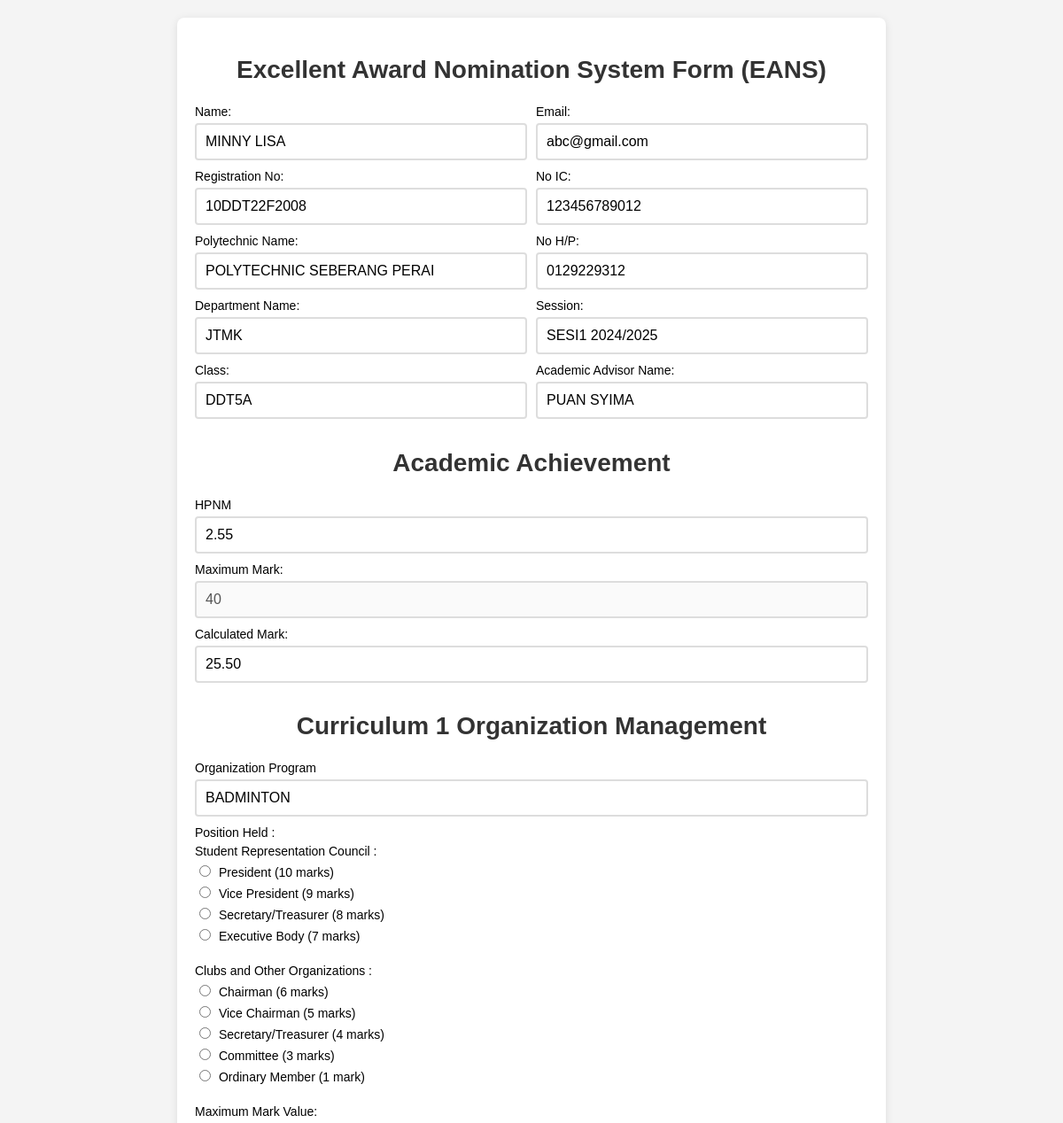
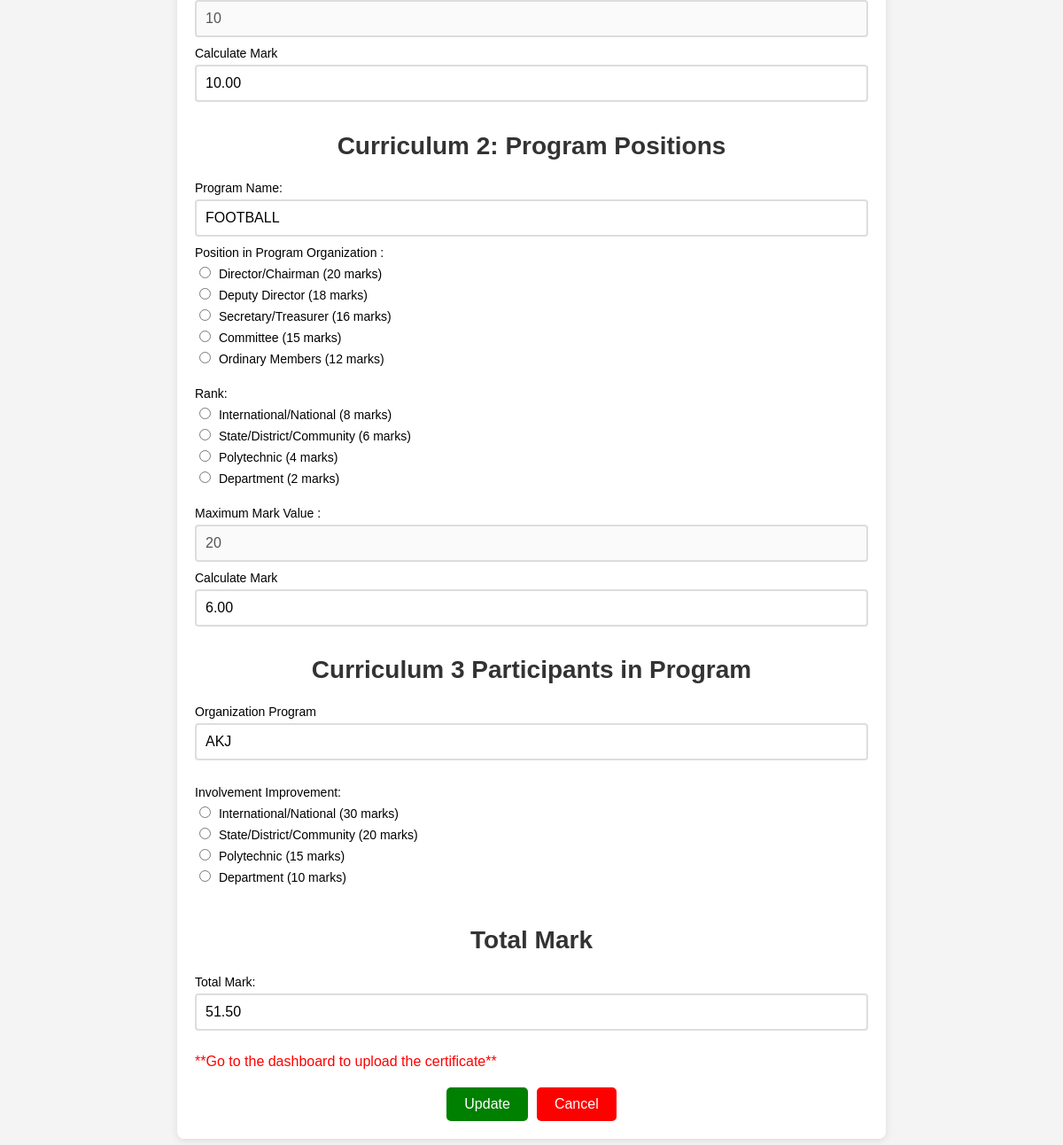
Page /edit.php?id=197 on the committed database (2 pictures, top to bottom).
### tables this page shows
CREATE TABLE `scoring` (
  `id` int(11) NOT NULL,
  `name` varchar(100) NOT NULL,
  `created_at` timestamp NOT NULL DEFAULT current_timestamp() ON UPDATE current_timestamp(),
  `reg_no` varchar(50) NOT NULL,
  `poly_name` varchar(100) NOT NULL,
  `dept_name` varchar(50) NOT NULL,
  `class` varchar(50) NOT NULL,
  `email` varchar(100) NOT NULL,
  `ic_no` varchar(20) NOT NULL,
  `phone_no` varchar(20) NOT NULL,
  `session` varchar(50) NOT NULL,
  `advisor_name` varchar(100) NOT NULL,
  `hpnm` decimal(4,2) NOT NULL,
  `calculated_mark` decimal(5,2) NOT NULL,
  `org_program` varchar(255) NOT NULL,
  `calculate1_mark` decimal(5,2) NOT NULL,
  `program_name` varchar(255) NOT NULL,
  `calculate2_mark` decimal(5,2) NOT NULL,
  `program_name3` varchar(255) NOT NULL,
  `calculate_k3_mark` decimal(5,2) NOT NULL,
  `image` varchar(255) NOT NULL,
  `uploaded_file` varchar(255) NOT NULL,
  `total_mark` decimal(5,2) NOT NULL,
  `status` enum('pending','approved','rejected') NOT NULL DEFAULT 'pending'
);

### edit.php (the view, shortened to what this page needs)
<?php
include 'scoring_conn.php';
if (isset($_GET['id'])) {
    $id = $_GET['id'];
    $sql = "SELECT * FROM scoring WHERE id = ?";
    $stmt = $connection->prepare($sql);
    $stmt->bind_param("i", $id);
    $stmt->execute();
    $result = $stmt->get_result();
    if ($result->num_rows == 1) {
        $row = $result->fetch_assoc();
    } else {
        echo "Record not found.";
        exit;
    }
} else {
    echo "Invalid ID.";
    exit;
}
?>
<!DOCTYPE html>
<html lang="en">
<head>
    <link rel="stylesheet" href="scoring.css">
</head>
<body>
    <div class="container">
        <h2>Excellent Award Nomination System Form (EANS)</h2>
        <form action="update.php" method="POST" id="eans-form">
            <div class="form-row">
                <div class="form-column-left">
                    <label>Name:</label>
                    <input type="text" name="name" value="<?php echo htmlspecialchars($row['name']); ?>" required><br>
                    <label>Registration No:</label>
                    <input type="text" name="reg_no" value="<?php echo htmlspecialchars($row['reg_no']); ?>" required><br>
                    <label>Polytechnic Name:</label>
                    <input type="text" name="poly_name" value="<?php echo htmlspecialchars($row['poly_name']); ?>" required><br>
                    <label>Department Name:</label>
                    <input type="text" name="dept_name" value="<?php echo htmlspecialchars($row['dept_name']); ?>" required><br>
                    <label>Class:</label>
                    <input type="text" name="class" value="<?php echo htmlspecialchars($row['class']); ?>" required><br>
                </div>
                <div class="form-column-right">
                    <label>Email:</label>
                    <input type="email" name="email" value="<?php echo htmlspecialchars($row['email']); ?>" required><br>
                    <label>No IC:</label>
                    <input type="text" name="ic_no" value="<?php echo htmlspecialchars($row['ic_no']); ?>" required><br>
                    <label>No H/P:</label>
                    <input type="text" name="phone_no" value="<?php echo htmlspecialchars($row['phone_no']); ?>" required><br>
                    <label>Session:</label>
                    <input type="text" name="session" value="<?php echo htmlspecialchars($row['session']); ?>" required><br>
                    <label>Academic Advisor Name:</label>
                    <input type="text" name="advisor_name" value="<?php echo htmlspecialchars($row['advisor_name']); ?>" required><br>
                </div>
            </div>
<h2>Academic Achievement</h2>
<label for="hpnm">HPNM</label>
<input type="number" id="hpnm" name="hpnm" min="0" max="4" step="0.01" oninput="calculateMark()" value="<?php echo htmlspecialchars($row['hpnm']); ?>" required><br>
<label>Maximum Mark:</label>
<input type="number" id="max_mark" name="max_mark" value="40" disabled><br>
<label>Calculated Mark:</label>
<input type="number" id="calculated_mark" name="calculated_mark" readonly value="<?php echo htmlspecialchars($row['calculated_mark']); ?>"><br>
<h2 class="Curriculum-title">Curriculum 1 Organization Management</h2>
<div class="form-row-center">
    <label for="org_program">Organization Program</label>
    <input type="text" id="org_program" name="org_program" value="<?php echo htmlspecialchars($row['org_program']); ?>" required>
</div>
<label for="position_held">Position Held :</label>
<div>
    <label for="student_rep_council">Student Representation Council :</label>
    <div>
        <label style="font-weight: normal; margin-right: 10px;">
            <input type="radio" name="position" value="10" <?php if (isset($row['position']) && $row['position'] == 10) echo 'checked'; ?> required onchange="updateCalculatedMark()"> President (10 marks)
        </label>
        <label style="font-weight: normal; margin-right: 10px;">
            <input type="radio" name="position" value="9" <?php if (isset($row['position']) && $row['position'] == 9) echo 'checked'; ?> onchange="updateCalculatedMark()"> Vice President (9 marks)
        </label>
        <label style="font-weight: normal; margin-right: 10px;">
            <input type="radio" name="position" value="8" <?php if (isset($row['position']) && $row['position'] == 8) echo 'checked'; ?> onchange="updateCalculatedMark()"> Secretary/Treasurer (8 marks)
        </label>
        <label style="font-weight: normal; margin-right: 10px;">
            <input type="radio" name="position" value="7" <?php if (isset($row['position']) && $row['position'] == 7) echo 'checked'; ?> onchange="updateCalculatedMark()"> Executive Body (7 marks)
        </label>
        <br>
    </div>
    <label for="clubs_org">Clubs and Other Organizations :</label>
    <div>
        <label style="font-weight: normal; margin-right: 10px;">
            <input type="radio" name="position" value="6" <?php if (isset($row['position']) && $row['position'] == 6) echo 'checked'; ?> required onchange="updateCalculatedMark()"> Chairman (6 marks)
        </label>
        <label style="font-weight: normal; margin-right: 10px;">
            <input type="radio" name="position" value="5" <?php if (isset($row['position']) && $row['position'] == 5) echo 'checked'; ?> onchange="updateCalculatedMark()"> Vice Chairman (5 marks)
        </label>
        <label style="font-weight: normal; margin-right: 10px;">
            <input type="radio" name="position" value="4" <?php if (isset($row['position']) && $row['position'] == 4) echo 'checked'; ?> onchange="updateCalculatedMark()"> Secretary/Treasurer (4 marks)
        </label>
        <label style="font-weight: normal; margin-right: 10px;">
            <input type="radio" name="position" value="3" <?php if (isset($row['position']) && $row['position'] == 3) echo 'checked'; ?> onchange="updateCalculatedMark()"> Committee (3 marks)
        </label>
        <label style="font-weight: normal; margin-right: 10px;">
            <input type="radio" name="position" value="1" <?php if (isset($row['position']) && $row['position'] == 1) echo 'checked'; ?> onchange="updateCalculatedMark()"> Ordinary Member (1 mark)
        </label>
        <br>
    </div>
</div>
<div class="form-row-center">
    <label for="total_max_mark">Maximum Mark Value:</label>
    <input type="number" id="total_max_mark" name="total_max_mark" value="10" disabled>
</div>
<div class="form-row-center">
    <label for="calculate1_mark">Calculate Mark</label>
    <input type="number" id="calculate1_mark" name="calculate1_mark" readonly value="<?php echo htmlspecialchars($row['calculate1_mark']); ?>">
</div>
<h2>Curriculum 2: Program Positions</h2>
<label>Program Name:</label>
<input type="text" name="program_name" value="<?php echo htmlspecialchars($row['program_name']); ?>" required><br>
<label for="program_org" id="program_org-label">Position in Program Organization :</label>
<div>
    <label style="font-weight: normal; margin-right: 10px;">
        <input type="radio" name="combined_selection" value="20" <?php if (isset($row['combined_selection']) && $row['combined_selection'] == 20) echo 'checked'; ?> required onchange="rankCalculatedMark()">
        <span id="position_director">Director/Chairman</span> (20 marks)
    </label>
    <label style="font-weight: normal; margin-right: 10px;">
        <input type="radio" name="combined_selection" value="18" <?php if (isset($row['combined_selection']) && $row['combined_selection'] == 18) echo 'checked'; ?> onchange="rankCalculatedMark()">
        <span id="position_deputy">Deputy Director</span> (18 marks)
    </label>
    <label style="font-weight: normal; margin-right: 10px;">
        <input type="radio" name="combined_selection" value="16" <?php if (isset($row['combined_selection']) && $row['combined_selection'] == 16) echo 'checked'; ?> onchange="rankCalculatedMark()">
        <span id="position_secretary">Secretary/Treasurer</span> (16 marks)
    </label>
    <label style="font-weight: normal; margin-right: 10px;">
        <input type="radio" name="combined_selection" value="15" <?php if (isset($row['combined_selection']) && $row['combined_selection'] == 15) echo 'checked'; ?> onchange="rankCalculatedMark()">
        <span id="position_committee"> Committee </span> (15 marks)
    </label>
    <label style="font-weight: normal; margin-right: 10px;">
        <input type="radio" name="combined_selection" value="12" <?php if (isset($row['combined_selection']) && $row['combined_selection'] == 12) echo 'checked'; ?> onchange="rankCalculatedMark()">
        <span id="position_member"> Ordinary Members</span> (12 marks)
    </label>
</div>
<br>
<div class="form-row-center">
    <label id="rank-label">Rank:</label>
    <div>
        <label style="font-weight: normal; margin-right: 10px;">
            <input type="radio" name="combined_selection" value="8" <?php if (isset($row['combined_selection']) && $row['combined_selection'] == 8) echo 'checked'; ?> required onchange="rankCalculatedMark()">
            <span id="rank_international">International/National</span> (8 marks)
        </label>
        <label style="font-weight: normal; margin-right: 10px;">
            <input type="radio" name="combined_selection" value="6" <?php if (isset($row['combined_selection']) && $row['combined_selection'] == 6) echo 'checked'; ?> onchange="rankCalculatedMark()">
            <span id="rank_state">State/District/Community</span> (6 marks)
        </label>
        <label style="font-weight: normal; margin-right: 10px;">
            <input type="radio" name="combined_selection" value="4" <?php if (isset($row['combined_selection']) && $row['combined_selection'] == 4) echo 'checked'; ?> onchange="rankCalculatedMark()">
            <span id="rank_polytechnic">Polytechnic</span> (4 marks)
        </label>
        <label style="font-weight: normal; margin-right: 10px;">
            <input type="radio" name="combined_selection" value="2" <?php if (isset($row['combined_selection']) && $row['combined_selection'] == 2) echo 'checked'; ?> onchange="rankCalculatedMark()">
            <span id="rank_department">Department</span> (2 marks)
        </label>
    </div>
</div>
<br>
<div class="form-row-center">
    <label for="rank_max_mark" id="rank_max_mark-label">Maximum Mark Value :</label>
    <input type="number" id="rank_max_mark" name="rank_max_mark" value="20" disabled>
</div>
<div class="form-row-center">
    <label for="calculate2_mark" id="calculate2_mark-label">Calculate Mark</label>
    <input type="number" id="calculate2_mark" name="calculate2_mark" readonly value="<?php echo htmlspecialchars($row['calculate2_mark']); ?>">
</div>
<h2 class="Curriculum3-title" id="curriculum3-title">Curriculum 3 Participants in Program</h2>
<div class="form-row-center">
    <label for="program_name3" id="program_name3-label">Organization Program</label>
    <input type="text" id="program_name3" name="program_name3" value="<?php echo htmlspecialchars($row['program_name3']); ?>" required>
</div>
<br>
<div class="form-row-center">
    <label id="involvement-label">Involvement Improvement:</label>
    <div>
        <label style="font-weight: normal; margin-right: 10px;">
            <input type="radio" name="involvement" value="30" <?php if (isset($row['involvement']) && $row['involvement'] == 30) echo 'checked'; ?> onchange="involveCalculatedMark()">
            <span id="involveinternational"> International/National</span> (30 marks)
        </label>
        <label style="font-weight: normal; margin-right: 10px;">
            <input type="radio" name="involvement" value="20" <?php if (isset($row['involvement']) && $row['involvement'] == 20) echo 'checked'; ?> onchange="involveCalculatedMark()">
            <span id="involvestate"> State/District/Community</span> (20 marks)
        </label>
        <label style="font-weight: normal; margin-right: 10px;">
            <input type="radio" name="involvement" value="15" <?php if (isset($row['involvement']) && $row['involvement'] == 15) echo 'checked'; ?> onchange="involveCalculatedMark()">
            <span id="involvepoly"> Polytechnic</span> (15 marks)
        </label>
        <label style="font-weight: normal; margin-right: 10px;">
            <input type="radio" name="involvement" value="10" <?php if (isset($row['involvement']) && $row['involvement'] == 10) echo 'checked'; ?> onchange="involveCalculatedMark()">
            <span id="involvedepartment"> Department</span> (10 marks)
        </label>
    </div>
</div>
<br>
<h2>Total Mark</h2>
<label>Total Mark:</label>
<input type="number" id="total_mark" name="total_mark" readonly value="<?php echo htmlspecialchars($row['total_mark']); ?>"><br>
<p style="color: red;"> **Go to the dashboard to upload the certificate**</p>
<div class="form-row-center" style="display: flex; justify-content: center; gap: 10px; margin-top: 20px;">
    <button type="submit" name="update" style="padding: 10px 20px; font-size: 16px; cursor: pointer; border: none; color: white; border-radius: 5px; background-color: green;">
        Update
    </button>
    <button type="button" onclick="window.location.href='tableindex.php';" style="padding: 10px 20px; font-size: 16px; cursor: pointer; border: none; color: white; border-radius: 5px; background-color: red;">
        Cancel
    </button>
</div>
</form>
</body>
</html>

### scoring.css (style rules this page uses)
* { box-sizing: border-box; }
body { font-family: Arial, sans-serif; background-color: #f4f4f4; margin: 0; padding: 20px; }
.container { max-width: 800px; margin: auto; padding: 20px; background: #fff; border-radius: 8px; box-shadow: 0 2px 10px rgba(0, 0, 0, 0.1); }
h1, h2 { text-align: center; color: #333; font-size: 24px; }
.form-row { display: flex; justify-content: space-between; margin-bottom: 15px; }
.form-column-left, .form-column-right { flex: 1; margin-right: 10px; }
.form-column-right { margin-right: 0; }
label { display: block; margin-bottom: 5px; font-size: 14px; }
input[type="text"], input[type="number"] { width: 100%; padding: 8px; border: 2px solid #ddd; border-radius: 4px; margin-bottom: 10px; font-size: 14px; text-transform: uppercase; }
input[type="email"] { width: 100%; padding: 8px; border: 2px solid #ddd; border-radius: 4px; margin-bottom: 10px; font-size: 14px; }
input[type="radio"] { margin-right: 5px; }
button { background-color: #007BFF; color: white; border: none; padding: 8px 16px; border-radius: 4px; font-size: 14px; cursor: pointer; }
@media (min-width: 769px) { .container { max-width: 800px; padding: 20px; } }
@media (min-width: 769px) { h1, h2 { font-size: 28px; } }
@media (min-width: 769px) { button { padding: 10px 20px; font-size: 16px; } }
@media (min-width: 769px) { input[type="text"], input[type="email"], input[type="number"] { font-size: 16px; padding: 10px; } }

### rows in the picture
scoring: name "Minny lisa", reg_no "10DDT22F2008", poly_name "Polytechnic Seberang Perai", dept_name "JTMK", class "DDT5A", email "abc@gmail.com", ic_no "123456789012", phone_no "0129229312", session "Sesi1 2024/2025", advisor_name "Puan Syima", hpnm "2.55", calculated_mark "25.50", org_program "Badminton", calculate1_mark "10.00", program_name "Football", calculate2_mark "6.00", program_name3 "AKJ", total_mark "51.50"
